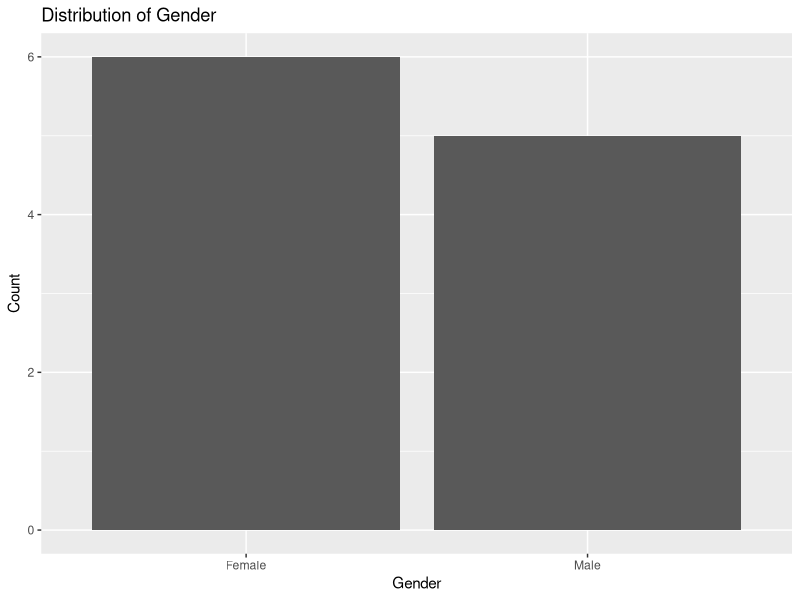

R code for this plot:
# ggplot2 package

# ggplot2 is a system for declaratively creating graphics, based on The Grammar
# of Graphics. You provide the data, tell ggplot2 how to map variables to 
# aesthetics, what graphical primitives to use, and it takes care of the 
# details.
# Grammar of Graphics book URL: 
# https://www.amazon.com/Grammar-Graphics-Statistics-Computing/dp/0387245448/
# ggplot2 package URL: https://ggplot2.tidyverse.org/

# 1. Load the dataset
data <- read.csv("dataset.csv")

# 2. Load the required library for plotting
library(ggplot2)

# 3. Create a bar plot for the 'Gender' variable
ggplot(data, aes(x = Gender)) +
  geom_bar() +
  labs(title = "Distribution of Gender",
       x = "Gender",
       y = "Count")

